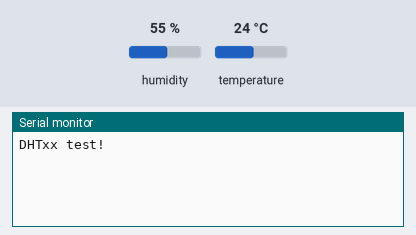
The sketch below on a simulated ESP32. Parts: the last lines printed to the serial monitor. Inputs (shaded band) come from the test bench; at power-on: humidity 55 %, temperature 24 °C.

Above: at 2.8 s.
2.9 s: humidity set to 22 %
At 5.1 s:
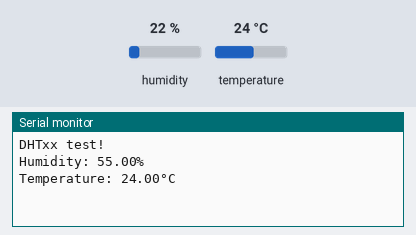
5.6 s: temperature set to 12 °C
At 8.2 s:
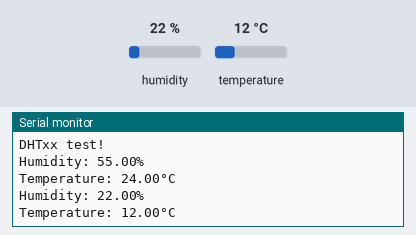
8.3 s: temperature set to 19 °C
At 13.2 s:
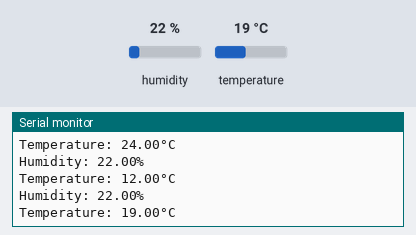
Timing chart, 0 to 14.7 s (numbered marks = the images above; inputs shaded):
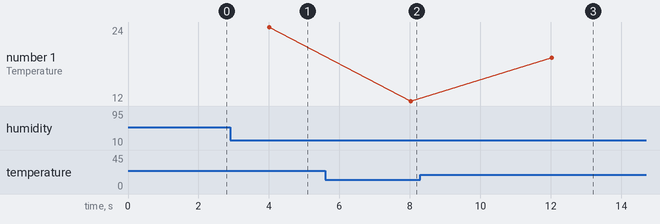

The sketch:

dht22.ino
```cpp
/*
Upload config :
ESP32 Dev module
Upload speed 921600
CPU 240 MHz
Flash freq 80 MHz
Flash mode QIO
Flash size 4 Mb
Partition scheme Default 4 Mb with spiffs (1.2Mb app)
programmer esptool

https://randomnerdtutorials.com/esp32-dht11-dht22-temperature-humidity-sensor-arduino-ide/
Note DHTPIN 4 -> 2
*/

/********************************************************
** Create DHT22 sensor objects                         **
********************************************************/
#include "DHT.h"
#define DHTPIN 2     // Digital pin connected to the DHT sensor
#define DHTTYPE DHT22   // DHT 22  (AM2302), AM2321
DHT dht(DHTPIN, DHTTYPE);

/********************************************************
** Functions used in this program                      **
********************************************************/
void setup_dht22();
float readHumidity();
float readTemperature();

/********************************************************
** Setup + loop start here                             **
********************************************************/

void setup() {
  Serial.begin(9600);
  Serial.println(F("DHTxx test!"));
  setup_dht22();
}

void loop() {
  float h = readHumidity();
  float t = readTemperature();

  Serial.println("Humidity: " + String(h) + "%");
  Serial.println("Temperature: " + String(t) + "°C");
}

/********************************************************
** Setup + loop end here                               **
********************************************************/

/********************************************************
** Setup DHT22 sensor                                  **
********************************************************/
void setup_dht22() {
  dht.begin();
}

/********************************************************
** Read DHT22 humidity                                 **
********************************************************/
float readHumidity() {
  float humidity = dht.readHumidity();
  if (isnan(humidity)) {
    Serial.println(F("Failed to read humidity from DHT sensor!"));
    return 0.0f;
  }
  delay(2000);
  return humidity;
}

/********************************************************
** Read DHT22 temperature                              **
********************************************************/
float readTemperature() {
  float temperature = dht.readTemperature();
  if (isnan(temperature)) {
    Serial.println(F("Failed to read temperature from DHT sensor!"));
    return 0.0f;
  }
  delay(2000);
  return temperature;
}
```

Measured:
- after the input at 5.6 s, the serial monitor: prints a new line after 2.4 s (image 2)
- after the input at 8.3 s, the serial monitor: prints a new line after 3.7 s (image 3)
- plotted number 1: 24 → 12 after the input at 5.6 s, 12 → 19 after the input at 8.3 s
